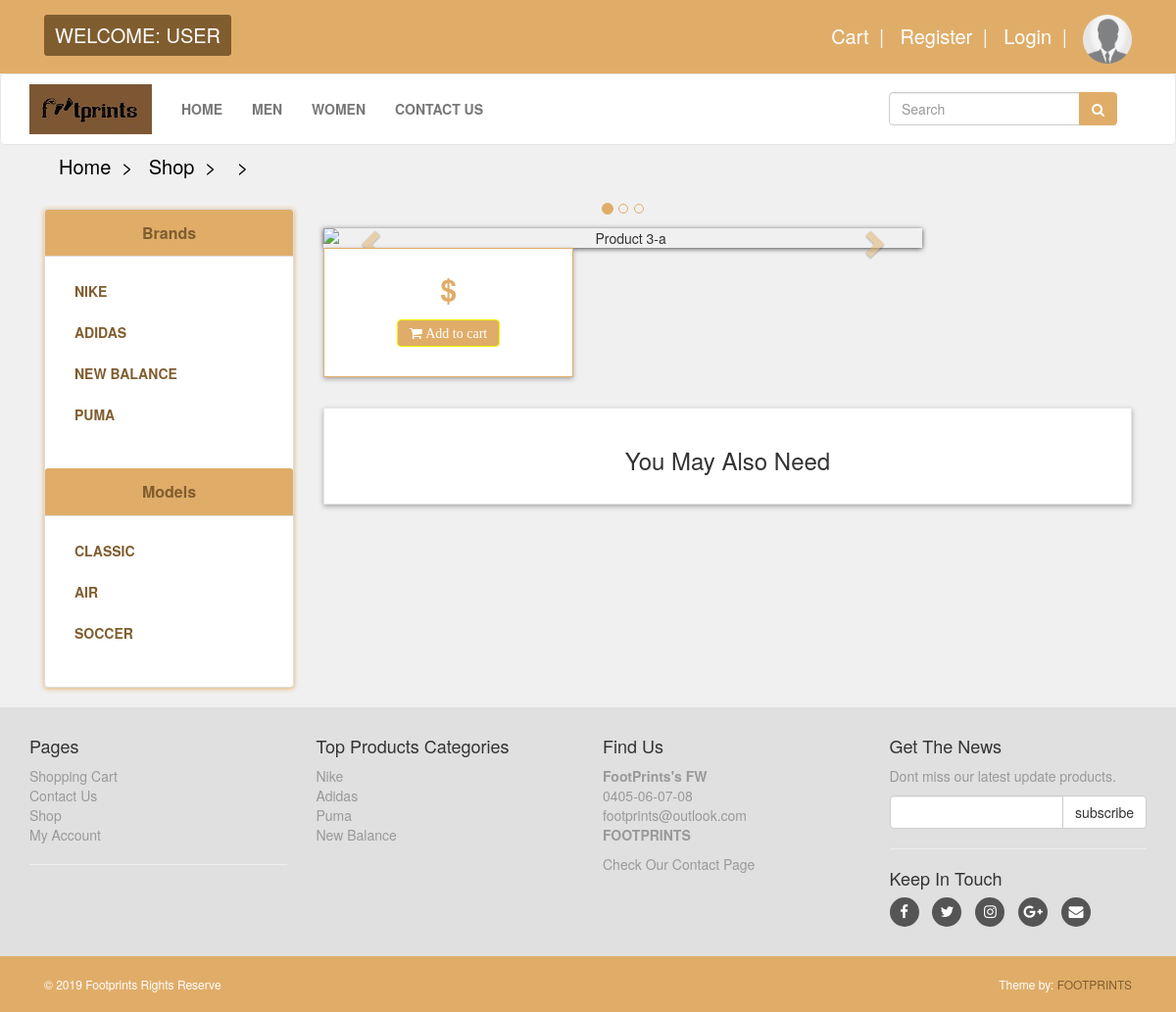
/details.php, run on the app's committed database.
### tables this page shows
CREATE TABLE `brand` (
  `brand_id` int(10) NOT NULL,
  `brand_title` text NOT NULL,
  `brand_desc` text NOT NULL
);

CREATE TABLE `models` (
  `model_id` int(10) NOT NULL,
  `model_title` text NOT NULL,
  `model_desc` text NOT NULL
);

### function/function_shop.php (the view, shortened to what this page needs)
<?php
    include ("db/db.php");
    function getBrands(){
        global $con;
        $get_brand = "select * from brand";
        $run_brand = mysqli_query($con,$get_brand);
        while($row_brand=mysqli_fetch_array($run_brand)){
            $brand_id = $row_brand['brand_id'];
            $brand_title = $row_brand['brand_title'];
            echo "
                <li>
                    <a href='shop.php?brand=$brand_id'> $brand_title </a>
                </li>
            ";
        }
    }
    function getModels(){
        global $con;
        $get_model = "select * from models";
        $run_model = mysqli_query($con,$get_model);
        while($row_model=mysqli_fetch_array($run_model)){
            $model_id = $row_model['model_id'];
            $model_title = $row_model['model_title'];
            echo "
                <li>
                    <a href='shop.php?models=$model_id'> $model_title </a>
                </li>
            ";
        }
    }
?>

### styles/style.css (style rules this page uses)
#content .panel.sidebar-menu ul.nav.category-menu li a { text-transform: uppercase; font-weight: 600; color: #805d2f; }

### data on the page
brand: brand_title "NIKE"
brand: brand_title "ADIDAS"
brand: brand_title "NEW BALANCE"
brand: brand_title "PUMA"
models: model_title "CLASSIC"
models: model_title "AIR"
models: model_title "SOCCER"
